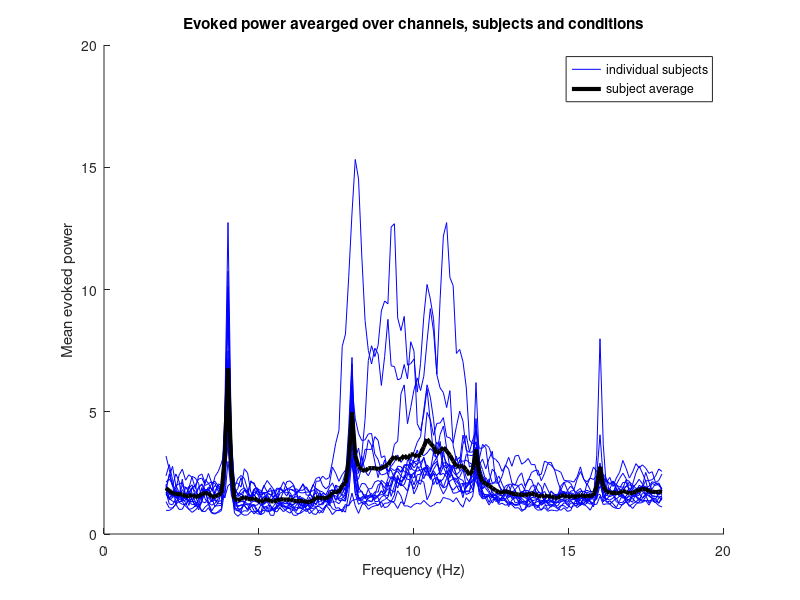

Here is the MATLAB script that generated this plot:
clearvars;
load('Pow_for_comp_bins.mat');

%compare pow at each frequency with neighbouring bins

n=size(pow4_comp,2);

p4=zeros(18,1);
p8=zeros(18,1);
p12=zeros(18,1);
p16=zeros(18,1);


for i=1:n
    [~,p]=ttest(mean(pow4),pow4_comp(:,i)');
    p4(i)=p;
    [~,p]=ttest(mean(pow8),pow8_comp(:,i)');
    p8(i)=p;
    [~,p]=ttest(mean(pow12),pow12_comp(:,i)');
    p12(i)=p;
    [~,p]=ttest(mean(pow16),pow16_comp(:,i)');
    p16(i)=p;
end

pow4_subj=mean(pow4)';
pow8_subj=mean(pow8)';
pow12_subj=mean(pow12)';
pow16_subj=mean(pow16)';
meanpow4=mean(mean(pow4));
meanpow4_comp=mean(pow4_comp);
meanpow8_comp=mean(pow8_comp);
meanpow12_comp=mean(pow12_comp);
meanpow16_comp=mean(pow16_comp);
meanpow8=mean(mean(pow8,2));
meanpow12=mean(mean(pow12,2));
meanpow16=mean(mean(pow16,2));
meanpow=[meanpow4_comp(1:19),meanpow4,meanpow4_comp(20:38),meanpow8_comp(2:19),meanpow8,meanpow8_comp(20:38),meanpow12_comp(2:19),meanpow12,meanpow12_comp(20:38),meanpow16_comp(2:19),meanpow16,meanpow16_comp(20:38)];

pow_all=[pow4_comp(:,1:19),pow4_subj,pow4_comp(:,20:38),pow8_comp(:,2:19),pow8_subj,pow8_comp(:,20:38),pow12_comp(:,2:19),pow12_subj,pow12_comp(:,20:38),pow16_comp(:,2:19),pow16_subj,pow16_comp(:,20:38)];

n=9500;
Fs=1000;
freq=0:Fs/n:Fs/2;
fin=find(freq==18);
start=find(freq==2);
freq=freq(start:fin);

h=zeros(1,17);
figure;
hold on;
for i=1:size(pow_all,1)
    h(i)=plot(freq,pow_all(i,:),'Color','b','DisplayName','individual subjects');
end
hold on;
h(17)=plot(freq,meanpow,'k','LineWidth',3,'DisplayName','subject average');
xlabel('Frequency (Hz)');
ylabel('Mean evoked power');
title('Evoked power avearged over channels, subjects and conditions');
legend(h(1,[1,17]));
saveas(gcf,'mean_pow_subj.png');